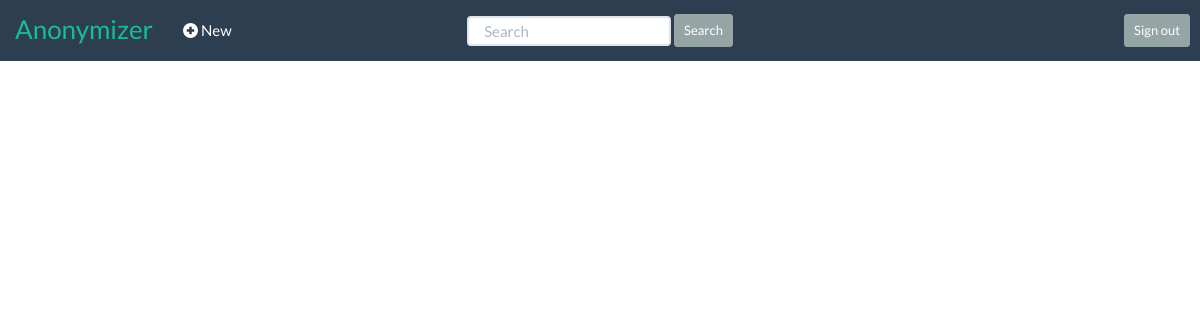
Before: /explorer/ (signed in) with the older database file.
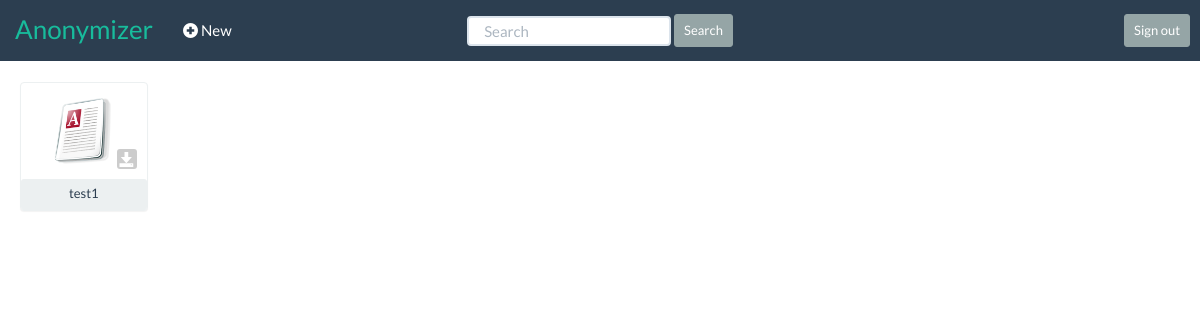
After: the same page with the newer database file.
### webapp/models.py (models this page shows)
class Document(models.Model):
    document_id = models.AutoField(primary_key=True)
    file_name = models.CharField(max_length=50)
    author_id = models.ForeignKey(User)
    date_created = models.DateTimeField(auto_now_add=True, blank=True)
    contents = models.TextField()

### webapp/views.py (the view)
# urls.py: url(r'explorer/', views.explorer, name='explorer'),
def explorer(request):
    if "username" in request.session:
        documents = Document.objects.all()
        return render_to_response('webapp/html/explorer.html',{"documents" : documents},context_instance=RequestContext(request))
    else:
        return render_to_response('webapp/html/login.html',{},context_instance=RequestContext(request))

### webapp/templates/webapp/html/explorer.html (shortened to what this page needs)
<!DOCTYPE html>
<html lang="en">
	<head>
    	<link href="/static/webapp/css/main.css" rel="stylesheet">
    	<link href="/static/webapp/css/explorer.css" rel="stylesheet">
    	<link href="/static/bootstrap/css/bootstrap.min.css" rel="stylesheet">
  	</head>
  	<body>
		<div class="container-fluid">
			<div class="row">
				<nav class="navbar navbar-default navbar-static-top" role="navigation">
					<div class="container-fluid">
						<div class="navbar-header">
						  <a class="navbar-brand" style="font-size: 26px" href="#">Anonymizer</a>
						</div>
						<div class="collapse navbar-collapse" id="bs-example-navbar-collapse-1" style="z-index: 1000 !important">
							<ul class="nav navbar-nav">
						      <li><a href="#" data-toggle="modal" data-target="#newform"><span style="top: 2px" class="glyphicon glyphicon-plus-sign"></span>  New</a></li>
						    </ul>
						    <form class="navbar-form navbar-left" style="width: 100%; text-align: center; position: absolute; top: 0px; left: 0px; z-index: -1">
						    	<div style="text-align: center; float: none">
						    		<input type="text" class="form-control col-sm-1" style="z-index: 1001;float: none; padding-top: 0px; padding-bottom: 0px; height: 30px; margin-top: 6px" placeholder="Search">
						    		<button type="button" style="float: none; margin: 0px; margin-top: 5px; z-index: 1001;" class="btn btn-default btn-sm navbar-btn">Search</button>
						    	</div>
						    </form>
							<button type="button" style="margin-left:20px" class="navbar-right btn btn-default btn-sm navbar-btn" onclick="window.location='/logout/'">Sign out</button>
						</div>
					</div>
				</nav>
			</div>
			<div class="row-fluid">
				{% for document in documents %}
					<div class="col-xs-1">
							<div class="panel panel-default">
					  <a href="/viewer/{{ document.document_id }}">
					    <div class="panel-body" style="text-align: center; position: relative">
					    <img alt="" src="/static/webapp/img/file_icon.png" style="width: 70%" />
					  	<a href="/download/{{ document.document_id }}" class="btn download" style="color: white" data-toggle="tooltip" data-placement="bottom" title="" data-original-title="Download as PDF"><span class="glyphicon glyphicon-save" style="margin-left: 1px"></span></a>
					  </div>
					  <div class="panel-heading btn-xs" style="padding-top: 5px; padding-bottom: 5px; text-align: center;">{{ document.file_name }}</div>
					  </a>
					</div>
					</div>
				{% endfor %}
			</div>
		</div>
	</body>
</html>

Changed rows visible on the page:
added Document: file_name "test1"
